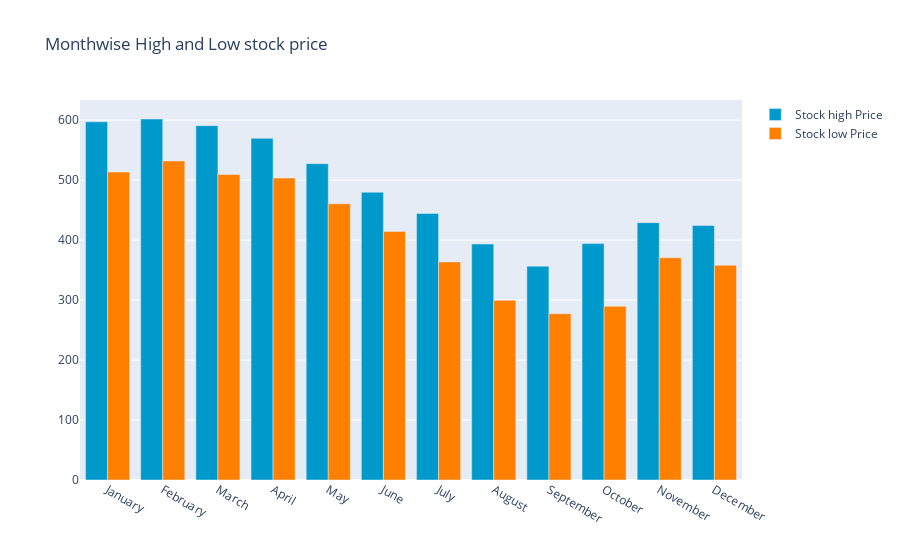

Source (notebook cell):
### Code cell
y_2014.groupby(y_2014['date'].dt.strftime('%B'))['low'].min()
monthvise_high = y_2014.groupby(data['date'].dt.strftime('%B'))['high'].max()
monthvise_high = monthvise_high.reindex(new_order, axis=0)

monthvise_low = y_2014.groupby(y_2014['date'].dt.strftime('%B'))['low'].min()
monthvise_low = monthvise_low.reindex(new_order, axis=0)

fig = go.Figure()
fig.add_trace(go.Bar(
    x=monthvise_high.index,
    y=monthvise_high,
    name='Stock high Price',
    marker_color='rgb(0, 153, 204)'
))
fig.add_trace(go.Bar(
    x=monthvise_low.index,
    y=monthvise_low,
    name='Stock low Price',
    marker_color='rgb(255, 128, 0)'
))

fig.update_layout(barmode='group',
                  title=' Monthwise High and Low stock price')
fig.show()

### Figure 1 — Plotly figure (JSON) as saved in the notebook; plotly's stock layout.template omitted (floating-point values rounded to 4 significant figures)
{"data": [{"marker": {"color": "rgb(0, 153, 204)"}, "name": "Stock high Price", "type": "bar", "x": ["January", "February", "March", "April", "May", "June", "July", "August", "September", "October", "November", "December"], "y": [597.3, 601.9, 590.7, 569.7, 527.5, 479.7, 444.5, 393.4, 356.5, 394.2, 429.1, 424.2]}, {"marker": {"color": "rgb(255, 128, 0)"}, "name": "Stock low Price", "type": "bar", "x": ["January", "February", "March", "April", "May", "June", "July", "August", "September", "October", "November", "December"], "y": [513.5, 532.0, 509.3, 503.4, 460.5, 414.5, 363.7, 299.6, 277.3, 289.6, 370.6, 358.1]}], "layout": {"barmode": "group", "title": {"text": " Monthwise High and Low stock price"}}}
